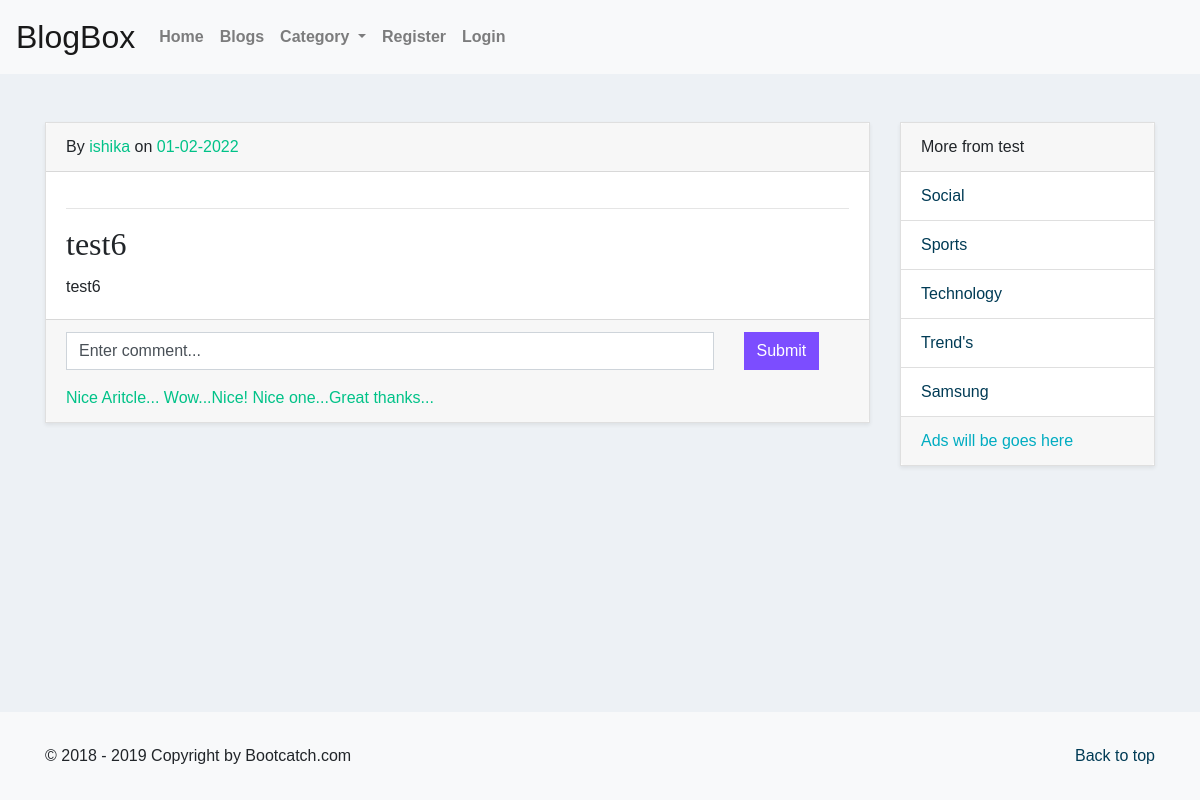
Before: /article/32 with the older database file.
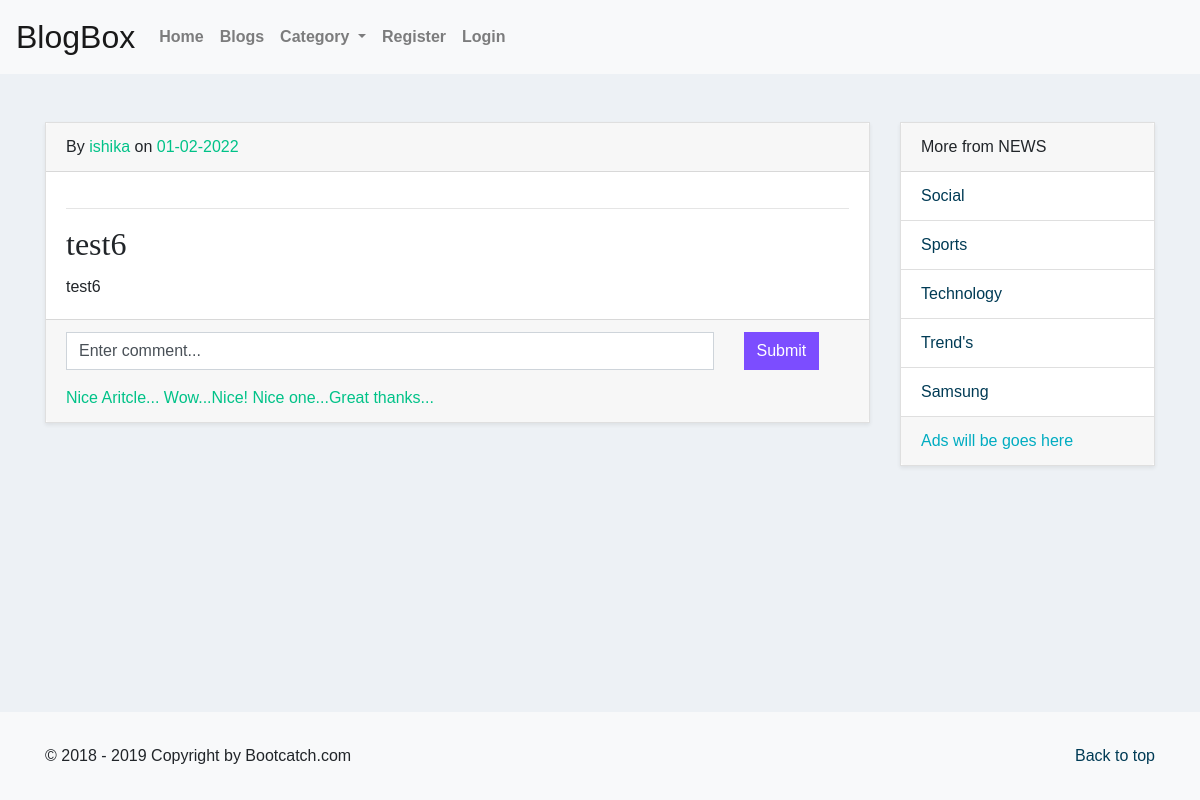
After: the same page with the newer database file.
### Blog/models.py (models this page shows, shortened)
class PostBlog(models.Model):
    author = models.ForeignKey("auth.User",
        on_delete = models.CASCADE,
        verbose_name = "written by ")
    category = models.CharField(max_length=30, choices=CATEGORY_CHOICES)
    title = models.CharField(max_length=100)
    content = models.TextField()
    date_posted = models.DateTimeField(default=now)

### Blog/views.py (the view)
# urls.py: path('article/<id>',blog_views.article, name="article"),
def article(request, id):
    article = PostBlog.objects.filter(id=id).first()
    return render(request, "article.html" ,{"article": article})

### Blog/templates/Blog/article.html (shortened to what this page needs)
{% extends 'Blog/base.html' %} {% load static %}
{% block body_block %}
<div class="container mt-5">
    <div class="row main-section">
        <div class="col-sm-12 col-md-9 col-lg-9">
            <div class="card rounded-0 shadow-sm" >
                <div class="card-header">
                    <span>By </span>
                    <span class="text-success "> {{ article.author }} </span>
                    <span> on </span>
                    <span class="text-success"> {{ article.date_posted|date:"d-m-Y" }} </span>
                </div>
                <div class="card-body">
                    <hr>
                    <h2 class="card-title">{{ article.title }}</h2>
                    <p class="card-text">
                        {{ article.content }}
                    </p>
                </div>
                <div class="card-footer">
                    <div class="row">
                        <div class="col col-sm-10 col-md-10">
                            <div class="form-group">
                                <input type="text" name="comment" class="form-control rounded-0" value="Enter comment...">
                            </div>
                        </div>
                        <div class="col col-sm-2 col-md-2">
                            <button class="btn btn-warning rounded-0">Submit</button>
                        </div>
                    </div>
                    <div class="comment-section">
                        <span class="text-success bg-faded">Nice Aritcle...</span>
                        <span class="text-success">Wow...Nice!</span>
                        <span class="text-success">Nice one...Great thanks...</span>
                    </div>
                </div>
            </div>
        </div>
        <div class="col-sm-12 col-md-3 col-lg-3">
            <div class="card rounded-0 shadow-sm">
                <div class="card-header">
                    More from {{article.category}}
                </div>
                <ul class="list-group list-group-flush">
                    <li class="list-group-item"><a href="#">Social</a></li>
                    <li class="list-group-item"><a href="#">Sports</a></li>
                    <li class="list-group-item"><a href="#">Technology</a></li>
                    <li class="list-group-item"><a href="#">Trend's</a></li>
                    <li class="list-group-item"><a href="#">Samsung</a></li>
                </ul>
                <div class="card-footer">
                    <span class="text-info"> Ads will be goes here</span>
                </div>
            </div>
        </div>
    </div>
</div>
<div class="footer bg-light" id="footer">
    <div class="container">
        <div class="row">
            <div class="col-md-6">
                <p>© 2018 - 2019 Copyright by Bootcatch.com</p>
            </div>
            <div class="col-md-6 d-flex justify-content-end">
                <a href="#back-to-top">Back to top</a>
            </div>
        </div>
    </div>
</div>
{% endblock %}

Changed rows visible on the page:
changed PostBlog "test6": category "test" → "NEWS"
